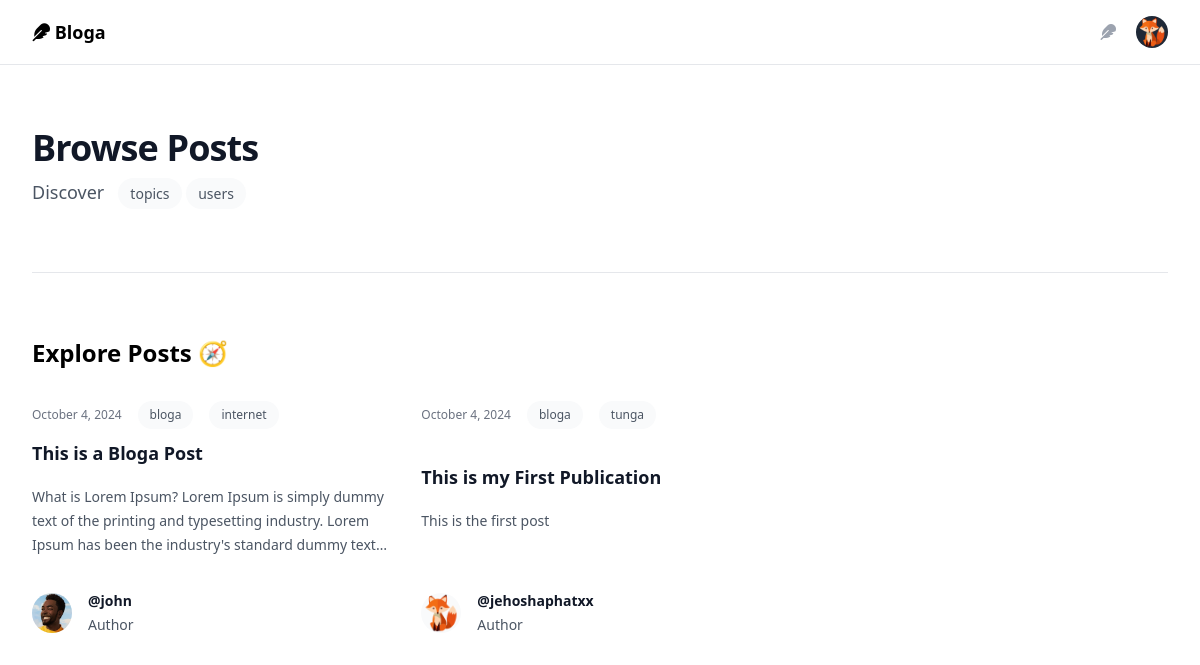
The app's page /posts/ (signed in) with its own data.
### authentication/models.py (models this page shows, shortened)
class Profile(models.Model):
    user = models.OneToOneField(User, on_delete=models.CASCADE, related_name='profile')
    bio = models.TextField(blank=True)
    dp = models.ImageField(upload_to=secure_filestore, blank=True, null=True)
    follows = models.ManyToManyField(User, related_name='following', blank=True)
    followers = models.ManyToManyField(User, related_name='followers', blank=True)

### blog/models.py (models this page shows, shortened)
class Posts(models.Model):
    class Status(models.TextChoices):
        DRAFT = 'DF', 'Draft'
        PUBLISHED = 'PB', 'Published'
    title = models.CharField(max_length=250, blank=False, null=False, default='New Blog')
    content = models.TextField()
    link = models.SlugField(unique=True, max_length=250)
    author = models.ForeignKey(User, on_delete=models.CASCADE, related_name='posts')
    status = models.CharField(
        max_length=2,
        choices=Status,
        default=Status.DRAFT
    )
    publish = models.DateTimeField(default=timezone.now)
    created = models.DateTimeField(auto_now_add=True)
    updated = models.DateTimeField(auto_now=True)
    tags = TaggableManager()
    class Meta:
        ordering = ['-publish']
        indexes = [
            models.Index(fields=['-publish'])
        ]
        verbose_name = 'Post'
        verbose_name_plural = 'Posts'
    objects = models.Manager()
    published = PublishedManager()

### blog/views.py (the view)
# urls.py: path("posts/", views.posts_list, name="post_list"),
@login_required
def posts_list(request):
    user = request.user
    posts = Posts.published.all()
    context = {
        "user": user,
        "posts": posts,
        "page_title": "Explore Posts 🧭",
    }
    return render(request, 'blog/posts.html', context)

### blog/models.py (called while the page is built)
    def get_queryset(self):
        return (
            super().get_queryset().filter(status=Posts.Status.PUBLISHED)
        )

### blog/templates/blog/posts.html (shortened to what this page needs)
{% extends 'blog/home.html' %}
{% block heading %} Browse Posts{% endblock %}

### blog/templates/blog/home.html (shortened to what this page needs)
{% extends 'blog/base.html' %}
{% load static %}
{% block content %}
    <div class="bg-white py-24 sm:py-32">
        <div class="mx-auto max-w-7xl px-6 lg:px-8">
        <div class="mx-auto max-w-2xl lg:mx-0">
            <h2 class="text-3xl font-bold tracking-tight text-gray-900 sm:text-4xl">
                {%block heading%}From bloga{%endblock%}
            </h2>
            <p class="mt-2 text-lg leading-8 text-gray-600">
                {% block subheading %}
                    Discover &nbsp;
                    <a href="{% url 'blog:tags_list' %}" class="text-sm relative z-10 rounded-full bg-gray-50 px-3 py-1.5 font-medium text-gray-600 hover:bg-gray-100">topics</a>
                    <a href="{% url 'blog:user_list'%}" class="text-sm relative z-10 rounded-full bg-gray-50 px-3 py-1.5 font-medium text-gray-600 hover:bg-gray-100">users</a>
                {%endblock%}
            </p>
        </div>
        <div class="mx-auto mt-10 grid max-w-2xl grid-cols-1 gap-x-8 gap-y-8 border-t border-gray-200 pt-10 sm:mt-16 sm:pt-16 lg:mx-0 lg:max-w-none lg:grid-cols-3">
            <h2 class="lg:col-span-3 text-2xl font-semibold">{%block list_title %}{{page_title}}{% endblock %}</h2>
            {% for post in posts%}
            <article class="flex max-w-xl flex-col items-start justify-between">
            <div class="flex items-center gap-x-4 text-xs">
                <time datetime="{{post.publish|date:'Y-m-d'}}" class="text-gray-500">{{post.publish|date:'F j, Y'}}</time>
                {%for tag in post.tags.all %}
                    <a href="{% url 'blog:tag' tag%}" class="relative z-10 rounded-full bg-gray-50 px-3 py-1.5 font-medium text-gray-600 hover:bg-gray-100">{{tag.name}}</a>
                {% endfor %}
            </div>
            <div class="group relative">
                <h3 class="mt-3 text-lg font-semibold leading-6 text-gray-900 group-hover:text-gray-600">
                <a href="{% url 'blog:post' post.link%}">
                    <span class="absolute inset-0"></span>
                    {{post.title}}
                </a>
                </h3>
                <p class="mt-5 line-clamp-3 text-sm leading-6 text-gray-600">{{post.content}}</p>
            </div>
            <div class="relative mt-8 flex items-center gap-x-4">
                {% if post.author.profile.dp %}
                    <img src="{% static post.author.profile.dp.url %}" alt="" class="h-10 w-10 rounded-full bg-gray-50">
                {% else %}
                    <img src="{% static 'img/profile.png' %}" alt="" class="h-10 w-10 rounded-full bg-gray-50">
                {% endif %}
                <div class="text-sm leading-6">
                <p class="font-semibold text-gray-900">
                    <a href="{% url 'blog:profile' post.author.username %}">
                    <span class="absolute inset-0"></span>
                    @{{post.author.username}}
                    </a>
                </p>
                <p class="text-gray-600">Author</p>
                </div>
            </div>
            </article>
            {%empty%}
            <p class="text-lg">No Posts Yet</p>
            {%endfor%}
        </div>
        </div>
    </div>
{% endblock %}

### blog/templates/blog/base.html (shortened to what this page needs)
{% load static %}
<!DOCTYPE html>
<html lang="en">
<head>
  <link rel="stylesheet" href="https://rsms.me/inter/inter.css">
        <link rel="stylesheet" href="{% static 'css/style.css' %}">
        <link rel="stylesheet" href="https://cdnjs.cloudflare.com/ajax/libs/font-awesome/6.6.0/css/all.min.css"
 />
</head>
<body>
  <header>
    <nav>
        <div class="mx-auto max-w-7xl px-2 sm:px-6 lg:px-8">
            <div class="relative flex h-16 items-center justify-between">
                <div class="flex flex-1 items-center justify-center sm:items-stretch sm:justify-start">
                    <div class="flex flex-shrink-0 items-center text-lg font-bold">
                      <a href="{% url 'blog:home' %}" class="inline-block"><i class="fa-solid fa-feather"></i> Bloga</a>
                    </div>
                </div>
                <div
                    class="absolute inset-y-0 right-0 flex items-center pr-2 sm:static sm:inset-auto sm:ml-6 sm:pr-0">
                    {% if user %}
                        <a title="write an article" href="{% url 'blog:write' %}">
                            <button type="button"
                                class="relative h-8 w-8 rounded-full p-1 text-gray-400 focus:outline-none ring-secondary focus:ring-2 focus:ring-secondary focus:ring-offset-2 focus:ring-offset-white">
                                <span class="absolute -inset-1.5"></span>
                                <i class="fa-solid fa-feather"></i>
                            </button>
                        </a>
                        <div class="relative ml-3">
                            <div>
                                <button type="button"
                                    class="relative flex rounded-full bg-gray-800 text-sm focus:outline-none focus:ring-2 focus:ring-secondary focus:ring-offset-2 focus:ring-offset-white ring-secondary"
                                    id="user-menu-button" aria-expanded="false" aria-haspopup="true">
                                    <span class="absolute -inset-1.5"></span>
                                    {%if user.profile.dp %}
                                        <img class="h-8 w-8 rounded-full"
                                        src="{% static user.profile.dp.url %}"
                                        alt="">
                                    {% else %}
                                        <img class="h-8 w-8 rounded-full"
                                        src="{% static 'img/profile.png' %}"
                                        alt="">
                                    {% endif %}
                                </button>
                            </div>
                        </div>
                    {% else %}
                        <div class="relative ml-3 flex gap-2">
                            <a href="{% url 'authentication:sign_in' %}" class="btn-secondary">Sign in</a><a href="{% url 'authentication:sign_up' %}" class="btn-primary">Sign up</a>
                        </div>
                    {% endif %}
                </div>
            </div>
        </div>
    </nav>
</header>
    <main>
        {%block content%}
        {%endblock%}
    </main>
</body>
</html>

### records on screen
Posts: publish "October 4, 2024", title "This is a Bloga Post", content "What is Lorem Ipsum? Lorem Ipsum is simply dummy text of the printing and typesetting industry. Lorem Ipsum has been the industry's standard dummy…", author.dp (picture), author.username "john"
Tag: name "bloga"
Tag: name "internet"
Posts: publish "October 4, 2024", title "This is my First Publication", content "This is the first post", author.dp (picture), author.username "jehoshaphatxx"
Tag: name "tunga"

### other values on screen
{{ page_title }} "Explore Posts 🧭"
